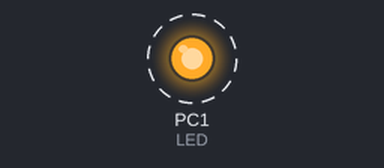
The program below on a simulated ATmega328P, built with avr-gcc and emulated at 20 MHz. Shown: output pins drawn as LEDs (lit = HIGH). Dashed ring = blinking.

Above: at 0.1 s.
Timing chart, 0 to 3.0 s (numbered marks = the images above):
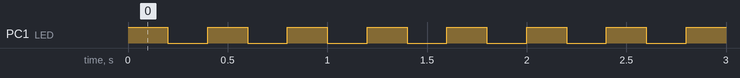

The program:

main.c
```c
/*
 * myBlink.c
 *
 * Created: 24/07/2021 11:51:55
 * Author : kaltchuk
 */
#define F_CPU	20000000UL

#define LED				PORTC1
#define LED_ON			PORTC |= (1<<LED)
#define LED_OFF			PORTC &= ~(1<<LED)

#include <avr/io.h>
#include <util/delay.h>


int main(void)
{
	DDRC  |= (1 << LED);
	LED_OFF;					//Turn off LED

    while (1)
    {
		LED_ON;			//Toggle LED
		_delay_ms(200);
		LED_OFF;
		_delay_ms(200);
    }
}
```

Measured:
- by itself, PC1 (LED): alternates HIGH for 0.20 s and LOW for 0.20 s
